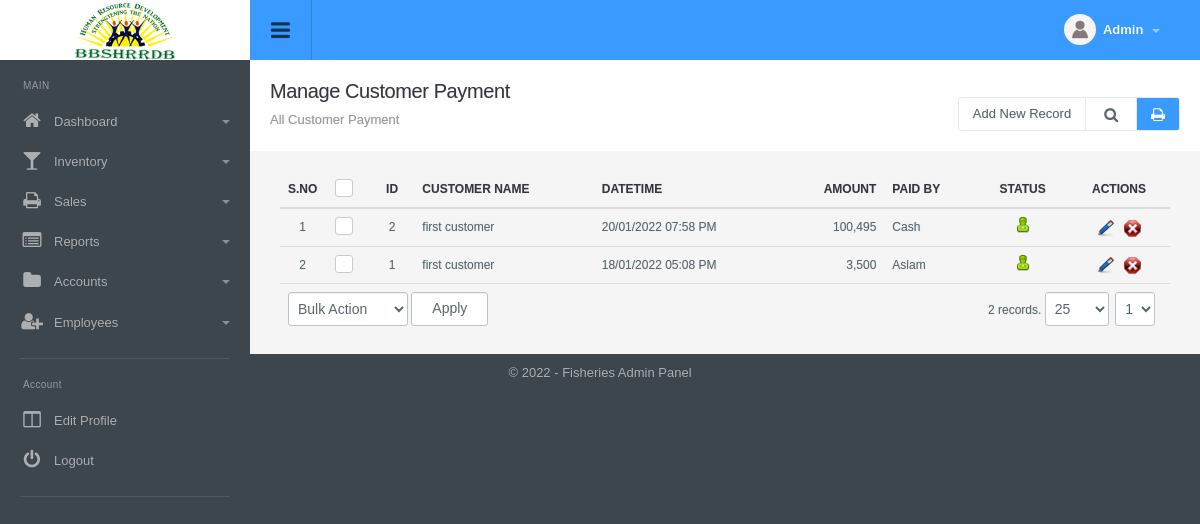
Screenshot of /customer_payment_manage.php (signed in) with the database file from the repository.
### tables this page shows
CREATE TABLE `config_variable` (
  `id` int(11) NOT NULL,
  `config_type_id` int(11) NOT NULL,
  `title` varchar(512) NOT NULL,
  `notes` varchar(512) NOT NULL,
  `type` varchar(200) NOT NULL,
  `default_values` text NOT NULL,
  `key` varchar(200) NOT NULL,
  `value` text NOT NULL,
  `sortorder` int(11) NOT NULL
);

CREATE TABLE `menu` (
  `id` int(11) NOT NULL,
  `title` varchar(100) NOT NULL,
  `url` varchar(100) NOT NULL,
  `parent_id` int(11) NOT NULL,
  `depth` int(1) NOT NULL,
  `sortorder` int(11) NOT NULL,
  `icon` varchar(200) NOT NULL,
  `small_icon` varchar(200) NOT NULL
);

CREATE TABLE `customer_payment` (
  `id` int(11) NOT NULL,
  `customer_id` int(11) NOT NULL,
  `datetime_added` datetime NOT NULL,
  `amount` decimal(10,2) NOT NULL,
  `type` int(1) NOT NULL DEFAULT '0',
  `account_id` int(11) NOT NULL,
  `details` varchar(1000) NOT NULL,
  `payment_image` varchar(100) DEFAULT NULL,
  `status` int(1) NOT NULL DEFAULT '1',
  `ts` timestamp NOT NULL DEFAULT CURRENT_TIMESTAMP ON UPDATE CURRENT_TIMESTAMP
);

CREATE TABLE `customer` (
  `id` int(11) NOT NULL,
  `customer_name` varchar(100) NOT NULL,
  `phone` varchar(50) NOT NULL,
  `address` text NOT NULL,
  `balance` int(11) NOT NULL,
  `status` int(1) NOT NULL DEFAULT '1',
  `ts` timestamp NOT NULL DEFAULT CURRENT_TIMESTAMP
);

CREATE TABLE `account` (
  `id` int(11) NOT NULL,
  `title` varchar(50) NOT NULL,
  `type` int(11) NOT NULL,
  `description` varchar(1000) DEFAULT NULL,
  `balance` decimal(10,2) NOT NULL,
  `is_petty_cash` int(1) NOT NULL DEFAULT '0',
  `status` int(11) NOT NULL DEFAULT '1',
  `ts` timestamp NOT NULL DEFAULT CURRENT_TIMESTAMP ON UPDATE CURRENT_TIMESTAMP
);

### include/utility.php (called while the page is built, shortened)
<?php
function get_config($var){
	global $dblink;
	$sql="select value from config_variable where `key`='".slash($var)."'";
	$resConfig=doquery($sql,$dblink);
	if(numrows($resConfig)>0){
		while($rowConfig=dofetch($resConfig))
			return unslash($rowConfig["value"]);
	}
}
$site_title=get_config("site_title");
$file_upload_root="./uploads/";
function slash($str){
	if(!is_array($str))
		return utf8_encode(addslashes($str));
	else{
		for($i=0; $i<count($str); $i++)
			$str[$i]=slash($str[$i]);
		return $str;
	}
}
function unslash($str){
	return stripslashes(utf8_decode($str));
	}
function datetime_convert($date_added){
	return date("d/m/Y h:i A", strtotime($date_added));
}
function get_field($table_id, $table, $field_name='title'){
 	global $dblink;
 	$rs=doquery("select ".$field_name." from $table where id='".$table_id."'", $dblink);
 	if(numrows($rs)>0){
 		$r=dofetch($rs);
 		return unslash($r[$field_name]);
 	}
}
function curr_format($amount){
	return ($amount<0?'(':'').number_format(abs($amount), 0, '.',',').($amount<0?')':'');
}

### include/db.php (called while the page is built, shortened)
<?php
function doquery($qr,$lnk){
	@$res=mysqli_query($lnk,$qr) or die($qr." - ".mysqli_error($lnk));
	return $res;
}
function dofetch($rs){
	@$rec=mysqli_fetch_array($rs);
	return $rec;
}
function numrows($rs){
	return mysqli_num_rows($rs);
}

### modules/customer_payment/list.php (the view, shortened to what this page needs)
<div class="page-header">
	<h1 class="title">Manage Customer Payment</h1>
  	<ol class="breadcrumb">
    	<li class="active">All Customer Payment</li>
  	</ol>
  	<div class="right">
    	<div class="btn-group" role="group" aria-label="...">
        	<a href="customer_payment_manage.php?tab=add" class="btn btn-light editproject">Add New Record</a> <a id="topstats" class="btn btn-light" href="#"><i class="fa fa-search"></i></a>
            <a class="btn print-btn" href="customer_payment_manage.php?tab=print"><i class="fa fa-print" aria-hidden="true"></i></a>
        </div>
  	</div>
</div>
<div class="panel-body table-responsive">
	<table class="table table-hover list">
    	<thead>
            <tr>
                <th width="5%" class="text-center">S.no</th>
                <th class="text-center" width="5%"><div class="checkbox checkbox-primary">
                    <label for="select_all"></label></div></th>
                <th width="5%" class="text-center">ID</th>
                <th>Customer Name</th>
                <th>Datetime</th>
                <th class="text-right">Amount</th>
                <th>Paid By</th>
                <th class="text-center">Status</th>
                <th class="text-center">Actions</th>
            </tr>
    	</thead>
    	<tbody>
			<?php
            $sql="select a.*, b.customer_name from customer_payment a inner join customer b on a.customer_id = b.id where 1 ".$extra." order by datetime_added desc";
            $rs=show_page($rows, $pageNum, $sql);
            if(numrows($rs)>0){
                $sn=1;
                while($r=dofetch($rs)){
                    ?>
                    <tr>
                        <td class="text-center"><?php echo $sn;?></td>
                        <td class="text-center"><div class="checkbox margin-t-0 checkbox-primary">
                            <label for="<?php echo "rec_".$sn?>"></label></div>
                        </td>
                        <td class="text-center"><?php echo $r["id"]?></td>
                        <td><?php echo unslash( $r[ "customer_name" ] );?></td>
                        <td><?php echo datetime_convert($r["datetime_added"]); ?></td>
                        <td class="text-right"><?php echo curr_format(unslash($r["amount"])); ?></td>
                        <td><?php echo get_field( unslash($r["account_id"]), "account", "title" ); ?></td>
                        <td class="text-center"><a href="customer_payment_manage.php?id=<?php echo $r['id'];?>&tab=status&s=<?php echo ($r["status"]==0)?1:0;?>">
                            <?php
                            if($r["status"]==0){
                                ?>
                                <img src="images/offstatus.png" alt="Off" title="Set Status On">
                                <?php
                            }
                            else{
                                ?>
                                <img src="images/onstatus.png" alt="On" title="Set Status Off">
                                <?php
                            }
                            ?>
                        </a></td>
                        <td class="text-center">
                            <a href="customer_payment_manage.php?tab=edit&id=<?php echo $r['id'];?>"><img title="Edit Record" alt="Edit" src="images/edit.png"></a>&nbsp;&nbsp;
                            <a onclick="return confirm('Are you sure you want to delete')" href="customer_payment_manage.php?id=<?php echo $r['id'];?>&amp;tab=delete"><img title="Delete Record" alt="Delete" src="images/delete.png"></a>
                        </td>
                    </tr>
                    <?php
                    $sn++;
                }
                ?>
                <tr>
                    <td colspan="5" class="actions">
                        <select name="bulk_action" id="bulk_action" title="Choose Action">
                            <option value="null">Bulk Action</option>
                        </select>
                        <input type="button" name="apply" value="Apply" id="apply_bulk_action" class="btn btn-light" title="Apply Action"  />
                    </td>
                    <td colspan="4" class="paging" title="Paging" align="right"><?php echo pages_list($rows, "customer_payment", $sql, $pageNum)?></td>
                </tr>
                <?php
            }
            else{
                ?>
                <tr>
                    <td colspan="9"  class="no-record">No Result Found</td>
                </tr>
                <?php
            }
            ?>
    	</tbody>
  	</table>
</div>

### include/header.php (shortened to what this page needs)
<!DOCTYPE html PUBLIC "-//W3C//DTD XHTML 1.0 Transitional//EN" "http://www.w3.org/TR/xhtml1/DTD/xhtml1-transitional.dtd">
<html xmlns="http://www.w3.org/1999/xhtml">
<head>
<link type="text/css" rel="stylesheet" href="css/font-awesome.min.css" />
<link type="text/css" rel="stylesheet" href="css/font-awesome.css" />
<link type="text/css" rel="stylesheet"  href="css/bootstrap.css" />
<link rel="stylesheet" href="css/bootstrap-datetimepicker.min.css" />
<link type="text/css" rel="stylesheet"  href="css/awesome-bootstrap-checkbox.css" />
<link href="css/general.css" type="text/css" rel="stylesheet" />
<link type="text/css" rel="stylesheet"  href="css/style.css" />
</head>
<body>
	<div id="wrapper" class="round_corners">
    	<div id="top" class="clearfix">
            <div class="applogo">
                <a href="index.php" class="logo"><?php $admin_logo=get_config("admin_logo"); if(empty($admin_logo)) echo $site_title; else { ?><img src="<?php echo $file_upload_root;?>config/<?php echo $admin_logo?>" /><?php }?></a>
            </div>
            <a class="sidebar-open-button" href="#"><i class="fa fa-bars"></i></a>
            <ul class="top-right">
            	<li class="dropdown link">
                	<a class="dropdown-toggle profilebox" data-toggle="dropdown" href="#">
                    	<img alt="img" src="images/profileimg-default.png">
                        <b><?php echo ucfirst((isset($_SESSION["logged_in_admin"]) && $_SESSION["logged_in_admin"]!="")?$_SESSION["logged_in_admin"]["name"]:"Guest");?></b>
                        <span class="caret"></span>
                    </a>
                </li>
           </ul>
        </div>
        <div class="sidebar clearfix">
       		<ul class="sidebar-panel nav">
  				<li class="sidetitle">MAIN</li>
				<?php
					$parents=doquery("select * from menu where parent_id=0 order by sortorder",$dblink);
					if(numrows($parents)>0){
						while($parent=dofetch($parents)){
						?>
						<li>
                        	<a href="<?php echo unslash($parent["url"])?>"><span class="icon color5"><i class="fa fa-<?php echo unslash($parent["small_icon"])?>"></i></span><?php echo unslash($parent["title"])?>
							<?php
								$submenus=doquery("select * from menu where parent_id='".$parent["id"]."' order by sortorder",$dblink);
								if(numrows($submenus)>0){
									?>
                                <span class="caret"></span></a>
                                <?php
                            }
							else{
								echo "</a>";
							}
							?>
						</li>
						<?php
					}
				}
				?>
         	</ul>
            <ul class="sidebar-panel nav">
                <li class="sidetitle">Account</li>
                <li><a href="admin_manage.php?tab=edit&id=<?php echo $_SESSION["logged_in_admin"]["id"]?>"><span class="icon color15"><i class="fa fa-columns"></i></span>Edit Profile</a></li>
                <li><a href="logout.php"><span class="icon color12"><i class="fa falist fa-power-off"></i></span>Logout</a></li>
            </ul>
	    </div>
		<div class="content">

### include/footer.php (shortened to what this page needs)
<div id="footer" class="bottom_round_corners">
	<div id="footer_content">
    	<address>&copy; <?php echo date("Y");?> - <?php echo $site_title; ?> Admin Panel</address>
    </div>
</div>
<link href="js/fancybox/jquery.fancybox.css" rel="stylesheet" type="text/css" />
<link href="js/chosen/chosen.css" rel="stylesheet" type="text/css" />
<?php include("include/upload_center.php");?>
</body>
</html>

### rows the page displays
config_variable: value (picture)
menu: title "Dashboard"
menu: title "Inventory"
menu: title "Sales"
menu: title "Reports"
menu: title "Accounts"
menu: title "Employees"
customer_payment: id "2", customer.customer_name "first customer", datetime_added "20/01/2022 07:58 PM", amount "100,495", account.title "Cash", status 1 (drawn)
customer_payment: id "1", customer.customer_name "first customer", datetime_added "18/01/2022 05:08 PM", amount "3,500", account.title "Aslam", status 1 (drawn)
config_variable: value "Fisheries"

### other values shown
pages_list($rows, "customer_payment", $sql, $pageNum) "2 records."
form field page "1"
